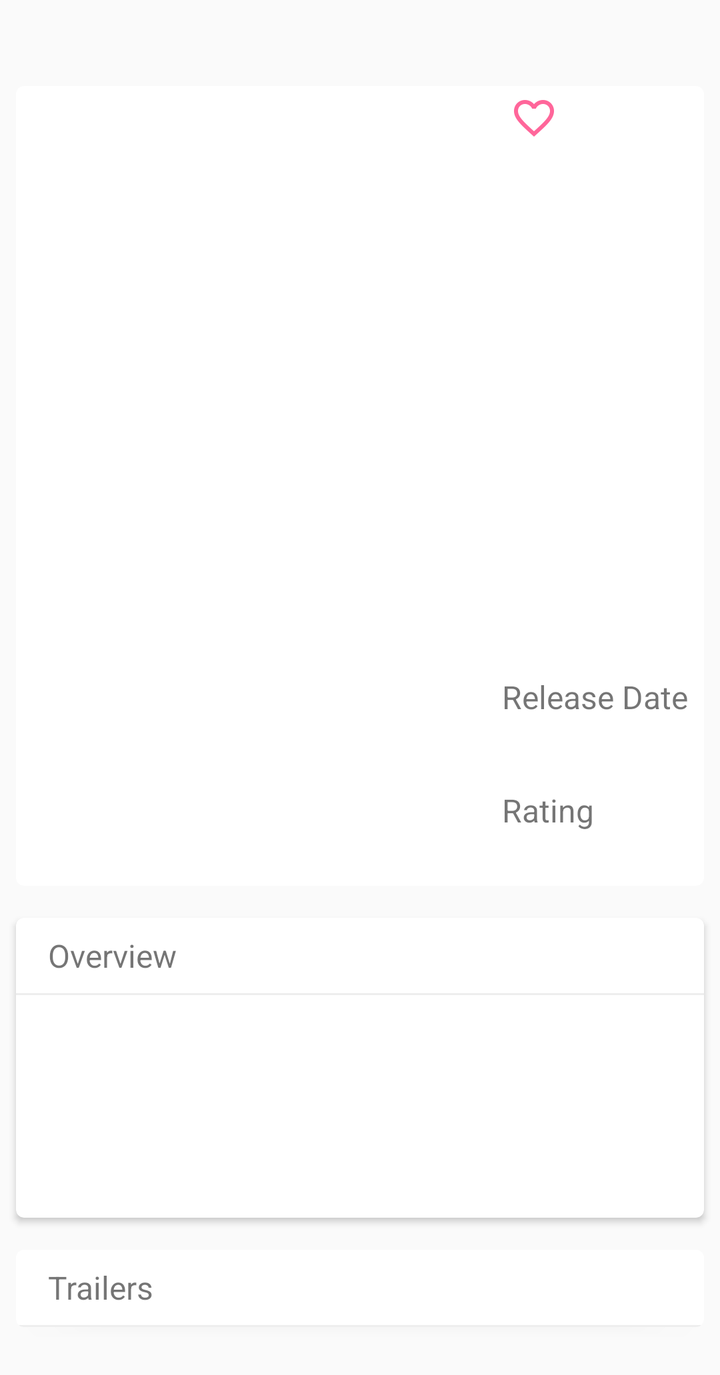
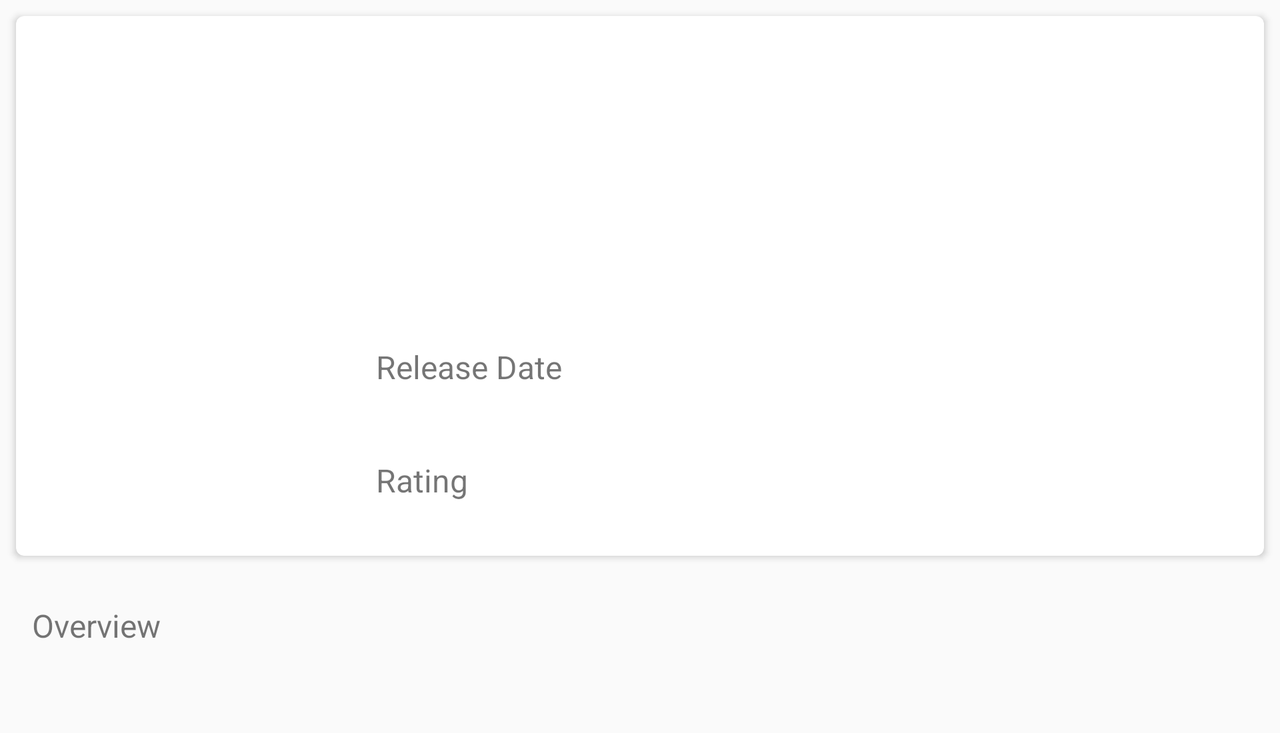

First picture: res/layout/ on a phone held upright. Second picture: the repository's own variant of that layout, on a device whose configuration matches the variant's folder. Source for both follows.
<!-- AndroidManifest.xml: activity theme AppTheme.NoActionBar -->
<!-- res/layout/fragment_movie_details.xml -->
<ScrollView xmlns:android="http://schemas.android.com/apk/res/android"
    xmlns:card_view="http://schemas.android.com/apk/res-auto"
    xmlns:tools="http://schemas.android.com/tools"
    android:layout_width="match_parent"
    android:layout_height="wrap_content"
    android:background="@color/colorBackgroundMovieDetails">

    <LinearLayout
        android:layout_width="match_parent"
        android:layout_height="wrap_content"
        android:orientation="vertical"
        tools:context="com.neerajms99b.neeraj.popularmovies.MovieDetailsFragment">

        <TextView
            android:id="@+id/movie_title_text_view"
            style="@style/movie_title"
            android:layout_width="wrap_content"
            android:layout_height="wrap_content" />

        <android.support.v7.widget.CardView
            android:id="@+id/cardview"
            android:layout_width="match_parent"
            android:layout_height="400dp"
            android:layout_margin="@dimen/layout_margin_8dp"
            android:layout_marginBottom="@dimen/layout_margin_8dp"
            android:layout_marginTop="@dimen/layout_margin_8dp"
            android:elevation="@dimen/card_view_elevation"
            card_view:cardCornerRadius="@dimen/card_view_corner_radius">

            <LinearLayout
                android:layout_width="match_parent"
                android:layout_height="match_parent"
                android:orientation="horizontal">

                <ImageView
                    android:id="@+id/movie_poster_image_view"
                    android:layout_width="wrap_content"
                    android:layout_height="match_parent"
                    android:layout_weight="1"
                    android:padding="@dimen/padding_8dp"
                    android:scaleType="fitXY" />

                <RelativeLayout
                    android:layout_width="wrap_content"
                    android:layout_height="match_parent"
                    android:layout_gravity="center_horizontal"
                    android:layout_weight="0"
                    android:orientation="vertical">

                    <ImageButton
                        android:id="@+id/favorite_button"
                        android:layout_width="wrap_content"
                        android:layout_height="wrap_content"
                        android:layout_alignParentTop="true"
                        android:background="@android:color/transparent"
                        android:onClick="favoriteMovie"
                        android:src="@drawable/ic_action_favorite"
                        android:tag="R.drawable.favorite" />

                    <RelativeLayout
                        android:id="@+id/layout_release_date"
                        android:layout_width="wrap_content"
                        android:layout_height="wrap_content"
                        android:layout_above="@+id/layout_rating">

                        <TextView
                            android:id="@+id/subheading_release_date"
                            style="@style/subheading"
                            android:layout_width="wrap_content"
                            android:layout_height="wrap_content"
                            android:text="@string/string_release_date" />


                        <TextView
                            android:id="@+id/movie_releasedate_text_view"
                            android:layout_width="wrap_content"
                            android:layout_height="wrap_content"
                            android:layout_below="@+id/subheading_release_date"
                            android:gravity="center_vertical" />
                    </RelativeLayout>

                    <RelativeLayout
                        android:id="@+id/layout_rating"
                        android:layout_width="wrap_content"
                        android:layout_height="wrap_content"
                        android:layout_alignParentBottom="true"
                        android:layout_marginBottom="@dimen/padding_8dp"
                        android:layout_marginEnd="@dimen/layout_margin_8dp"
                        android:layout_marginRight="@dimen/padding_8dp"
                        android:layout_marginTop="@dimen/padding_8dp">

                        <TextView
                            android:id="@+id/subheading_rating"
                            style="@style/subheading"
                            android:layout_width="wrap_content"
                            android:layout_height="wrap_content"
                            android:text="@string/string_rating" />

                        <TextView
                            android:id="@+id/movie_rating_text_view"
                            android:layout_width="wrap_content"
                            android:layout_height="wrap_content"
                            android:layout_below="@+id/subheading_rating"
                            android:gravity="center_vertical" />

                    </RelativeLayout>

                </RelativeLayout>

            </LinearLayout>

        </android.support.v7.widget.CardView>

        <android.support.v7.widget.CardView
            android:id="@+id/overview_cardview"
            android:layout_width="match_parent"
            android:layout_height="wrap_content"
            android:layout_below="@+id/cardview"
            android:layout_margin="@dimen/layout_margin_8dp"
            android:elevation="@dimen/card_view_elevation"
            android:minHeight="150dp"
            card_view:cardCornerRadius="@dimen/card_view_corner_radius">

            <LinearLayout
                android:layout_width="match_parent"
                android:layout_height="match_parent"
                android:orientation="vertical">

                <TextView
                    android:id="@+id/subheading_overview"
                    style="@style/subheading"
                    android:layout_width="wrap_content"
                    android:layout_height="wrap_content"
                    android:layout_marginBottom="@dimen/layout_margin_8dp"
                    android:layout_marginLeft="16dp"
                    android:layout_marginStart="16dp"
                    android:layout_marginTop="8dp"
                    android:text="@string/string_overview" />

                <View
                    android:layout_width="match_parent"
                    android:layout_height="1dp"
                    android:layout_marginBottom="@dimen/layout_margin_8dp"
                    android:background="#eeeeee" />

                <TextView
                    android:id="@+id/movie_overview_text_view"
                    style="@style/movie_overview"
                    android:layout_width="wrap_content"
                    android:layout_height="wrap_content" />

            </LinearLayout>

        </android.support.v7.widget.CardView>

        <android.support.v7.widget.CardView
            android:id="@+id/trailers_cardview"
            android:layout_width="match_parent"
            android:layout_height="wrap_content"
            android:layout_margin="@dimen/layout_margin_8dp"
            android:elevation="@dimen/card_view_elevation"
            card_view:cardCornerRadius="@dimen/card_view_corner_radius">

            <LinearLayout
                android:layout_width="match_parent"
                android:layout_height="match_parent"
                android:orientation="vertical">

                <TextView
                    style="@style/subheading"
                    android:layout_width="wrap_content"
                    android:layout_height="wrap_content"
                    android:layout_marginBottom="@dimen/layout_margin_8dp"
                    android:layout_marginLeft="@dimen/layout_margin_16dp"
                    android:layout_weight="0"
                    android:text="Trailers" />

                <View
                    android:layout_width="match_parent"
                    android:layout_height="1dp"
                    android:background="#eeeeee" />

                <android.support.v7.widget.RecyclerView
                    android:id="@+id/trailer_recycler_view"
                    android:layout_width="match_parent"
                    android:layout_height="wrap_content"
                    android:layout_weight="1">


                </android.support.v7.widget.RecyclerView>
            </LinearLayout>

        </android.support.v7.widget.CardView>

        <android.support.v7.widget.CardView
            android:id="@+id/reviews_cardview"
            android:layout_width="match_parent"
            android:layout_height="wrap_content"
            android:layout_below="@+id/overview_cardview"
            android:layout_margin="@dimen/layout_margin_8dp"
            android:elevation="@dimen/card_view_elevation"
            card_view:cardCornerRadius="@dimen/card_view_corner_radius">

            <android.support.v7.widget.RecyclerView
                android:id="@+id/reviews_recycler_view"
                android:layout_width="match_parent"
                android:layout_height="wrap_content"
                android:layout_gravity="center_horizontal">


            </android.support.v7.widget.RecyclerView>

        </android.support.v7.widget.CardView>

    </LinearLayout>

</ScrollView>
<!-- resources referenced by this layout -->
<resources>
  <color name="colorBackgroundMovieDetails">#fafafa</color>
  <dimen name="card_view_corner_radius">4dp</dimen>
  <dimen name="card_view_elevation">100dp</dimen>
  <dimen name="layout_margin_16dp">16dp</dimen>
  <dimen name="layout_margin_8dp">8dp</dimen>
  <dimen name="padding_8dp">8dp</dimen>
  <!-- drawable ic_action_favorite: png bitmap (drawable-hdpi, 822 bytes) -->
  <string name="string_overview">Overview</string>
  <string name="string_rating">Rating</string>
  <string name="string_release_date">Release Date</string>
  <style name="movie_overview">
          <item name="android:layout_gravity">fill_horizontal</item>
          <item name="android:layout_marginLeft">@dimen/layout_margin_24dp</item>
          <item name="android:layout_marginRight">@dimen/layout_margin_24dp</item>
          <item name="android:layout_marginTop">@dimen/layout_margin_8dp</item>
          <item name="android:paddingBottom">@dimen/padding_16dp</item>
          <item name="android:textSize">@dimen/overview_body_text</item>
      </style>
  <style name="movie_title">
          <item name="android:layout_marginRight">@dimen/layout_margin_16dp</item>
          <item name="android:layout_marginTop">@dimen/layout_margin_8dp</item>
          <item name="android:layout_marginLeft">@dimen/layout_margin_16dp</item>
          <item name="android:textSize">@dimen/movie_title_text</item>
          <item name="android:textStyle">normal|bold</item>
      </style>
  <style name="subheading">
          <item name="android:textSize">16sp</item>
          <item name="android:layout_marginRight">@dimen/layout_margin_8dp</item>
          <item name="android:layout_marginTop">@dimen/layout_margin_8dp</item>
      </style>
  <style name="AppTheme.NoActionBar">
          <item name="windowActionBar">false</item>
          <item name="windowNoTitle">true</item>
      </style>
  <dimen name="layout_margin_24dp">24dp</dimen>
  <dimen name="padding_16dp">16dp</dimen>
  <dimen name="overview_body_text">14sp</dimen>
  <dimen name="movie_title_text">20sp</dimen>
</resources>
<!-- res/layout-sw350dp-land/fragment_movie_details.xml (the repository's variant of the layout above) -->
<!-- drawn on the phone turned sideways -->
<?xml version="1.0" encoding="utf-8"?>
<ScrollView xmlns:android="http://schemas.android.com/apk/res/android"
    xmlns:card_view="http://schemas.android.com/apk/res-auto"
    xmlns:tools="http://schemas.android.com/tools"
    android:layout_width="match_parent"
    android:layout_height="match_parent">

    <LinearLayout xmlns:android="http://schemas.android.com/apk/res/android"
        xmlns:card_view="http://schemas.android.com/apk/res-auto"
        xmlns:tools="http://schemas.android.com/tools"
        android:layout_width="match_parent"
        android:layout_height="match_parent"
        android:orientation="vertical"
        tools:context="com.neerajms99b.neeraj.popularmovies.MovieDetailsFragment"
        tools:showIn="@layout/fragment_movie_details">

        <android.support.v7.widget.CardView
            android:id="@+id/cardview"
            android:layout_width="match_parent"
            android:layout_height="270dp"
            android:layout_margin="8dp"
            android:layout_weight="0"
            android:elevation="100dp"
            card_view:cardCornerRadius="4dp">

            
                
                
                

                <RelativeLayout
                    android:layout_width="match_parent"
                    android:layout_height="match_parent"
                    android:layout_gravity="center_horizontal"
                    android:layout_weight="1">

                    <ImageView
                        android:id="@+id/movie_poster_image_view"
                        android:layout_width="180dp"
                        android:layout_height="match_parent"
                        android:layout_alignParentBottom="true"
                        android:layout_alignParentLeft="true"
                        android:padding="8dp"
                        android:scaleType="fitXY" />

                    <TextView
                        android:id="@+id/movie_title_text_view"
                    android:layout_marginRight="@dimen/layout_margin_8dp"
                    android:layout_marginTop="@dimen/layout_margin_8dp"
                    android:textSize="@dimen/movie_title_text"
                    android:textStyle="normal|bold"
                        android:layout_width="wrap_content"
                        android:layout_height="wrap_content"
                        android:layout_alignParentTop="true"
                        android:layout_toRightOf="@+id/movie_poster_image_view"/>

                    <RelativeLayout
                        android:layout_width="wrap_content"
                        android:layout_height="wrap_content"
                        android:layout_above="@+id/layout_rating"
                        android:layout_toRightOf="@+id/movie_poster_image_view">

                        <TextView
                            android:id="@+id/subheading_release_date"
                            style="@style/subheading"
                            android:layout_width="wrap_content"
                            android:layout_height="wrap_content"
                            android:text="@string/string_release_date" />

                        <TextView
                            android:id="@+id/movie_releasedate_text_view"
                            android:layout_width="wrap_content"
                            android:layout_height="wrap_content"
                            android:layout_below="@+id/subheading_release_date"
                            android:gravity="center_vertical" />
                    </RelativeLayout>

                    <RelativeLayout
                        android:id="@+id/layout_rating"
                        android:layout_width="wrap_content"
                        android:layout_height="wrap_content"
                        android:layout_alignParentBottom="true"
                        android:layout_marginBottom="@dimen/layout_margin_8dp"
                        android:layout_marginRight="@dimen/layout_margin_8dp"
                        android:layout_marginTop="@dimen/layout_margin_8dp"
                        android:layout_toRightOf="@+id/movie_poster_image_view">

                        <TextView
                            android:id="@+id/subheading_rating"
                            style="@style/subheading"
                            android:layout_width="wrap_content"
                            android:layout_height="wrap_content"
                            android:text="@string/string_rating" />

                        <TextView
                            android:id="@+id/movie_rating_text_view"
                            android:layout_width="wrap_content"
                            android:layout_height="wrap_content"
                            android:layout_below="@+id/subheading_rating"
                            android:gravity="center_vertical" />

                    </RelativeLayout>

                </RelativeLayout>

            

        </android.support.v7.widget.CardView>

        
        
        

        <LinearLayout

            android:layout_width="match_parent"
            android:layout_height="wrap_content"
            android:orientation="vertical">

            <TextView
                android:id="@+id/subheading_overview"
                style="@style/subheading_land"
                android:layout_width="wrap_content"
                android:layout_height="wrap_content"
                android:text="@string/string_overview" />

            <TextView
                android:id="@+id/movie_overview_text_view"
                style="@style/movie_overview"
                android:layout_width="wrap_content"
                android:layout_height="wrap_content" />

        </LinearLayout>

        

    </LinearLayout>
</ScrollView>
<!-- res/layout/fragment_movie_details.xml (included above) -->
<ScrollView xmlns:android="http://schemas.android.com/apk/res/android"
    xmlns:card_view="http://schemas.android.com/apk/res-auto"
    xmlns:tools="http://schemas.android.com/tools"
    android:layout_width="match_parent"
    android:layout_height="wrap_content"
    android:background="@color/colorBackgroundMovieDetails">

    <LinearLayout
        android:layout_width="match_parent"
        android:layout_height="wrap_content"
        android:orientation="vertical"
        tools:context="com.neerajms99b.neeraj.popularmovies.MovieDetailsFragment">

        <TextView
            android:id="@+id/movie_title_text_view"
            style="@style/movie_title"
            android:layout_width="wrap_content"
            android:layout_height="wrap_content" />

        <android.support.v7.widget.CardView
            android:id="@+id/cardview"
            android:layout_width="match_parent"
            android:layout_height="400dp"
            android:layout_margin="@dimen/layout_margin_8dp"
            android:layout_marginBottom="@dimen/layout_margin_8dp"
            android:layout_marginTop="@dimen/layout_margin_8dp"
            android:elevation="@dimen/card_view_elevation"
            card_view:cardCornerRadius="@dimen/card_view_corner_radius">

            <LinearLayout
                android:layout_width="match_parent"
                android:layout_height="match_parent"
                android:orientation="horizontal">

                <ImageView
                    android:id="@+id/movie_poster_image_view"
                    android:layout_width="wrap_content"
                    android:layout_height="match_parent"
                    android:layout_weight="1"
                    android:padding="@dimen/padding_8dp"
                    android:scaleType="fitXY" />

                <RelativeLayout
                    android:layout_width="wrap_content"
                    android:layout_height="match_parent"
                    android:layout_gravity="center_horizontal"
                    android:layout_weight="0"
                    android:orientation="vertical">

                    <ImageButton
                        android:id="@+id/favorite_button"
                        android:layout_width="wrap_content"
                        android:layout_height="wrap_content"
                        android:layout_alignParentTop="true"
                        android:background="@android:color/transparent"
                        android:onClick="favoriteMovie"
                        android:src="@drawable/ic_action_favorite"
                        android:tag="R.drawable.favorite" />

                    <RelativeLayout
                        android:id="@+id/layout_release_date"
                        android:layout_width="wrap_content"
                        android:layout_height="wrap_content"
                        android:layout_above="@+id/layout_rating">

                        <TextView
                            android:id="@+id/subheading_release_date"
                            style="@style/subheading"
                            android:layout_width="wrap_content"
                            android:layout_height="wrap_content"
                            android:text="@string/string_release_date" />


                        <TextView
                            android:id="@+id/movie_releasedate_text_view"
                            android:layout_width="wrap_content"
                            android:layout_height="wrap_content"
                            android:layout_below="@+id/subheading_release_date"
                            android:gravity="center_vertical" />
                    </RelativeLayout>

                    <RelativeLayout
                        android:id="@+id/layout_rating"
                        android:layout_width="wrap_content"
                        android:layout_height="wrap_content"
                        android:layout_alignParentBottom="true"
                        android:layout_marginBottom="@dimen/padding_8dp"
                        android:layout_marginEnd="@dimen/layout_margin_8dp"
                        android:layout_marginRight="@dimen/padding_8dp"
                        android:layout_marginTop="@dimen/padding_8dp">

                        <TextView
                            android:id="@+id/subheading_rating"
                            style="@style/subheading"
                            android:layout_width="wrap_content"
                            android:layout_height="wrap_content"
                            android:text="@string/string_rating" />

                        <TextView
                            android:id="@+id/movie_rating_text_view"
                            android:layout_width="wrap_content"
                            android:layout_height="wrap_content"
                            android:layout_below="@+id/subheading_rating"
                            android:gravity="center_vertical" />

                    </RelativeLayout>

                </RelativeLayout>

            </LinearLayout>

        </android.support.v7.widget.CardView>

        <android.support.v7.widget.CardView
            android:id="@+id/overview_cardview"
            android:layout_width="match_parent"
            android:layout_height="wrap_content"
            android:layout_below="@+id/cardview"
            android:layout_margin="@dimen/layout_margin_8dp"
            android:elevation="@dimen/card_view_elevation"
            android:minHeight="150dp"
            card_view:cardCornerRadius="@dimen/card_view_corner_radius">

            <LinearLayout
                android:layout_width="match_parent"
                android:layout_height="match_parent"
                android:orientation="vertical">

                <TextView
                    android:id="@+id/subheading_overview"
                    style="@style/subheading"
                    android:layout_width="wrap_content"
                    android:layout_height="wrap_content"
                    android:layout_marginBottom="@dimen/layout_margin_8dp"
                    android:layout_marginLeft="16dp"
                    android:layout_marginStart="16dp"
                    android:layout_marginTop="8dp"
                    android:text="@string/string_overview" />

                <View
                    android:layout_width="match_parent"
                    android:layout_height="1dp"
                    android:layout_marginBottom="@dimen/layout_margin_8dp"
                    android:background="#eeeeee" />

                <TextView
                    android:id="@+id/movie_overview_text_view"
                    style="@style/movie_overview"
                    android:layout_width="wrap_content"
                    android:layout_height="wrap_content" />

            </LinearLayout>

        </android.support.v7.widget.CardView>

        <android.support.v7.widget.CardView
            android:id="@+id/trailers_cardview"
            android:layout_width="match_parent"
            android:layout_height="wrap_content"
            android:layout_margin="@dimen/layout_margin_8dp"
            android:elevation="@dimen/card_view_elevation"
            card_view:cardCornerRadius="@dimen/card_view_corner_radius">

            <LinearLayout
                android:layout_width="match_parent"
                android:layout_height="match_parent"
                android:orientation="vertical">

                <TextView
                    style="@style/subheading"
                    android:layout_width="wrap_content"
                    android:layout_height="wrap_content"
                    android:layout_marginBottom="@dimen/layout_margin_8dp"
                    android:layout_marginLeft="@dimen/layout_margin_16dp"
                    android:layout_weight="0"
                    android:text="Trailers" />

                <View
                    android:layout_width="match_parent"
                    android:layout_height="1dp"
                    android:background="#eeeeee" />

                <android.support.v7.widget.RecyclerView
                    android:id="@+id/trailer_recycler_view"
                    android:layout_width="match_parent"
                    android:layout_height="wrap_content"
                    android:layout_weight="1">


                </android.support.v7.widget.RecyclerView>
            </LinearLayout>

        </android.support.v7.widget.CardView>

        <android.support.v7.widget.CardView
            android:id="@+id/reviews_cardview"
            android:layout_width="match_parent"
            android:layout_height="wrap_content"
            android:layout_below="@+id/overview_cardview"
            android:layout_margin="@dimen/layout_margin_8dp"
            android:elevation="@dimen/card_view_elevation"
            card_view:cardCornerRadius="@dimen/card_view_corner_radius">

            <android.support.v7.widget.RecyclerView
                android:id="@+id/reviews_recycler_view"
                android:layout_width="match_parent"
                android:layout_height="wrap_content"
                android:layout_gravity="center_horizontal">


            </android.support.v7.widget.RecyclerView>

        </android.support.v7.widget.CardView>

    </LinearLayout>

</ScrollView>
<!-- resources referenced by the variant -->
<!-- as the phone turned sideways resolves them -->
<resources>
  <color name="colorBackgroundMovieDetails">#fafafa</color>
  <dimen name="card_view_corner_radius">4dp</dimen>
  <dimen name="card_view_elevation">100dp</dimen>
  <dimen name="layout_margin_16dp">16dp</dimen>
  <dimen name="layout_margin_8dp">8dp</dimen>
  <dimen name="movie_title_text">20sp</dimen>
  <dimen name="padding_8dp">8dp</dimen>
  <!-- drawable ic_action_favorite: png bitmap (drawable-hdpi, 822 bytes) -->
  <string name="string_overview">Overview</string>
  <string name="string_rating">Rating</string>
  <string name="string_release_date">Release Date</string>
  <style name="movie_overview">
          <item name="android:layout_gravity">fill_horizontal</item>
          <item name="android:layout_marginLeft">@dimen/layout_margin_24dp</item>
          <item name="android:layout_marginRight">@dimen/layout_margin_24dp</item>
          <item name="android:layout_marginTop">@dimen/layout_margin_8dp</item>
          <item name="android:paddingBottom">@dimen/padding_16dp</item>
          <item name="android:textSize">@dimen/overview_body_text</item>
      </style>
  <style name="movie_title">
          <item name="android:layout_marginRight">@dimen/layout_margin_16dp</item>
          <item name="android:layout_marginTop">@dimen/layout_margin_8dp</item>
          <item name="android:layout_marginLeft">@dimen/layout_margin_16dp</item>
          <item name="android:textSize">@dimen/movie_title_text</item>
          <item name="android:textStyle">normal|bold</item>
      </style>
  <style name="subheading">
          <item name="android:textSize">16sp</item>
          <item name="android:layout_marginRight">@dimen/layout_margin_8dp</item>
          <item name="android:layout_marginTop">@dimen/layout_margin_8dp</item>
      </style>
  <style name="subheading_land">
          <item name="android:textSize">16sp</item>
          <item name="android:layout_marginLeft">@dimen/layout_margin_16dp</item>
          <item name="android:layout_marginTop">@dimen/layout_margin_16dp</item>
      </style>
  <style name="AppTheme.NoActionBar">
          <item name="windowActionBar">false</item>
          <item name="windowNoTitle">true</item>
      </style>
  <dimen name="layout_margin_24dp">24dp</dimen>
  <dimen name="padding_16dp">16dp</dimen>
  <dimen name="overview_body_text">14sp</dimen>
</resources>
